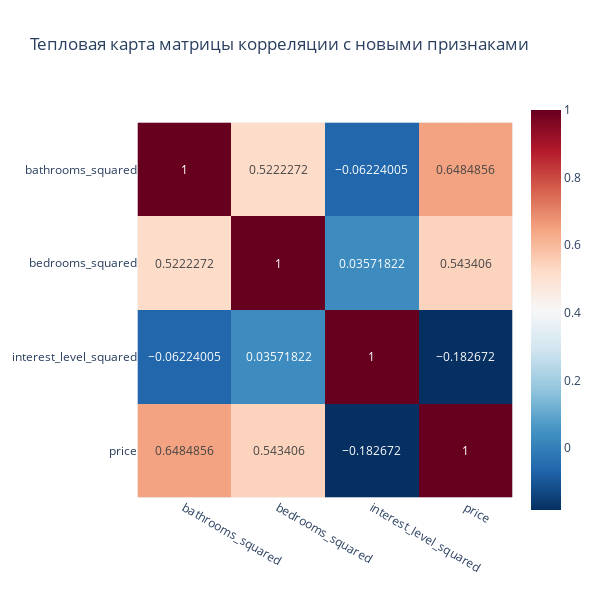

Write notebook code for a chart like this one.
### Code cell
new_matrix_plot = px.imshow(new_features_matrix, text_auto=True, color_continuous_scale='RdBu_r', title='Тепловая карта матрицы корреляции с новыми признаками')
new_matrix_plot.update_layout(width=600, height=600)
new_matrix_plot.show()

### Figure 1 — Plotly figure (JSON) as saved in the notebook; plotly's stock layout.template omitted (floating-point values rounded to 4 significant figures)
{"data": [{"coloraxis": "coloraxis", "hovertemplate": "x: %{x}<br>y: %{y}<br>color: %{z}<extra></extra>", "name": "0", "texttemplate": "%{z}", "type": "heatmap", "x": ["bathrooms_squared", "bedrooms_squared", "interest_level_squared", "price"], "xaxis": "x", "y": ["bathrooms_squared", "bedrooms_squared", "interest_level_squared", "price"], "yaxis": "y", "z": [[1.0, 0.5222, -0.06224, 0.6485], [0.5222, 1.0, 0.03572, 0.5434], [-0.06224, 0.03572, 1.0, -0.1827], [0.6485, 0.5434, -0.1827, 1.0]]}], "layout": {"coloraxis": {"colorscale": [[0, "rgb(5,48,97)"], [0.1, "rgb(33,102,172)"], [0.2, "rgb(67,147,195)"], [0.3, "rgb(146,197,222)"], [0.4, "rgb(209,229,240)"], [0.5, "rgb(247,247,247)"], [0.6, "rgb(253,219,199)"], [0.7, "rgb(244,165,130)"], [0.8, "rgb(214,96,77)"], [0.9, "rgb(178,24,43)"], [1, "rgb(103,0,31)"]]}, "height": 600, "title": {"text": "Тепловая карта матрицы корреляции с новыми признаками"}, "width": 600, "xaxis": {"anchor": "y", "constrain": "domain", "domain": [0, 1], "scaleanchor": "y"}, "yaxis": {"anchor": "x", "autorange": "reversed", "constrain": "domain", "domain": [0, 1]}}}
